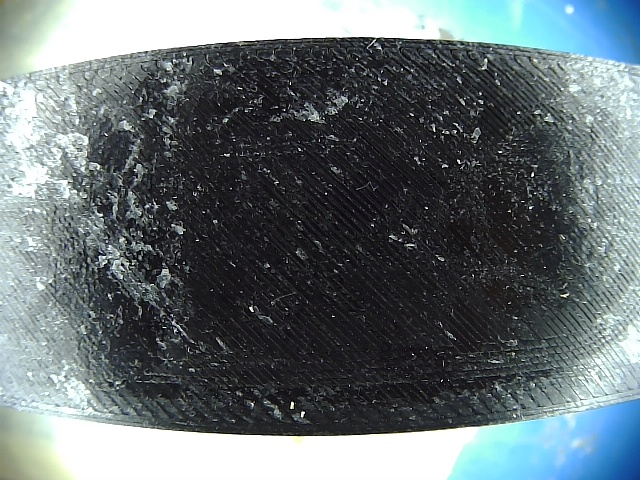
#> input picture MVImages/c_20250521_122611.jpg, 640 x 480 px
$ python -i layer_dimension.py   (imports and definitions only)
#> lines starting #> are read from the running program, lines starting #| are printed output that depends on the picture; after the words box and inside, x2 and y2 are one past the last pixel; in counts of white or black regions, pixels touching at a corner belong together
#> further down, picture is the input picture: shape (480, 640, 3); mean B, G, R 116.6, 113.3, 102.8
import cv2
import numpy as np
import os
import csv
from datetime import datetime

# Constants
IMAGE_DIR = "MVImages"
CSV_FILE = os.path.join(IMAGE_DIR, "measurement_log.csv")
PIXELS_PER_MM = 11.5# Calibration factor (can be improved with known object)

# Ensure image directory exists
# [7 lines not run here, left out]

def get_timestamp():
    return datetime.now().strftime("%Y%m%d_%H%M%S")

# [10 lines left out: function log_measurements_to_csv, not called in this run]

def preprocess_image(image):
    gray = cv2.cvtColor(image, cv2.COLOR_BGR2GRAY)
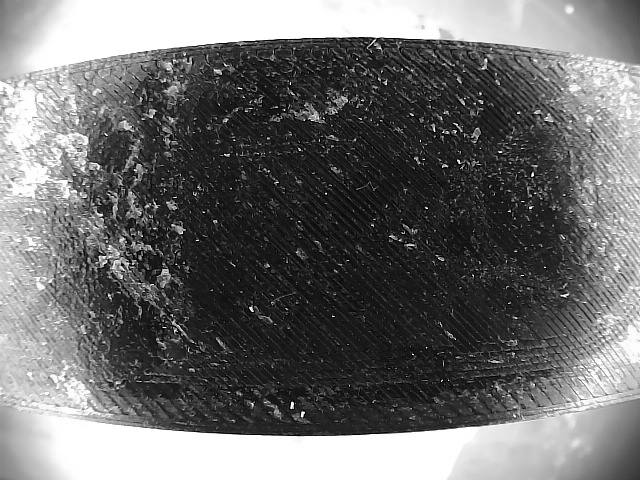
#> gray: shape (480, 640); min 0, max 255, mean 110.5
    blurred = cv2.GaussianBlur(gray, (5, 5), 0)
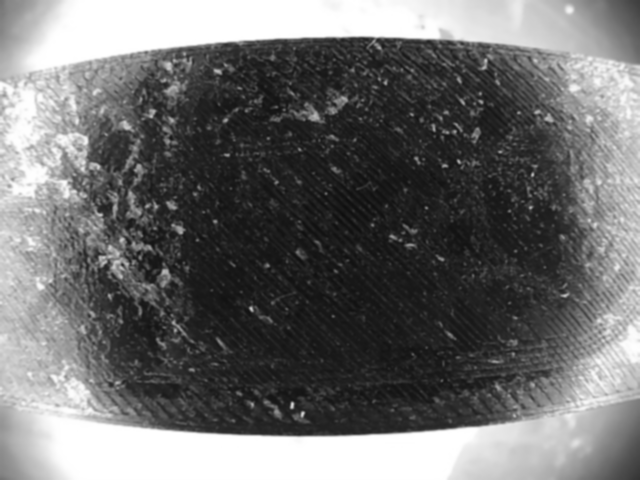
#> blurred: shape (480, 640); min 14, max 255, mean 110.5

    edges = cv2.Canny(blurred, 50, 150)
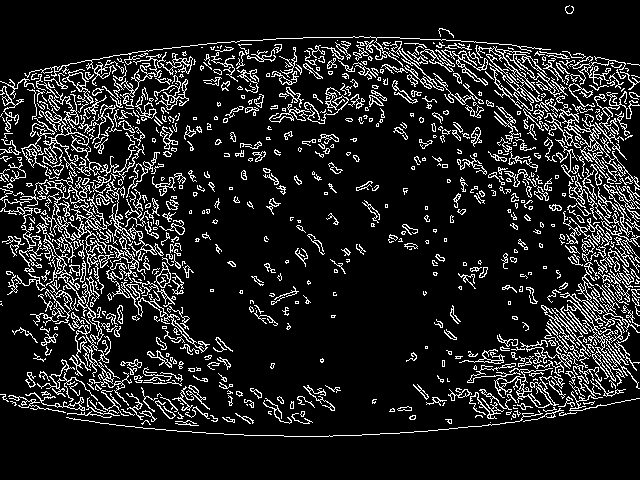
#> edges: shape (480, 640); 13% white in thin lines or dots
    kernel = np.ones((3, 3), np.uint8)
    closed = cv2.morphologyEx(edges, cv2.MORPH_CLOSE, kernel, iterations=2)
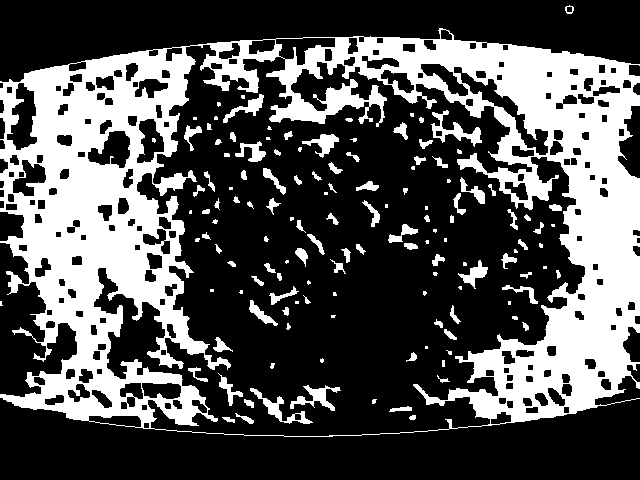
#> closed: shape (480, 640); 32.4% white; 137 white regions (44 under 20 px)
    return closed

def measure_object(image):
    processed = preprocess_image(image)
    contours, _ = cv2.findContours(processed, cv2.RETR_EXTERNAL, cv2.CHAIN_APPROX_SIMPLE)
#> contours = 3 contours, 1 with area under 20; largest, box (x1, y1, x2, y2) and area: (0, 28, 640, 437) 230074, (565, 5, 574, 14) 50

    contours = [cnt for cnt in contours if cv2.contourArea(cnt) > 500]
#> contours = 1 contour; box (x1, y1, x2, y2) and area: (0, 28, 640, 437) 230074
    if not contours:
        print("No significant contours found.")
        return None, None, None

    largest = max(contours, key=cv2.contourArea)
#> largest = contour of 874 points, box (x1, y1, x2, y2) (0, 28, 640, 437), area 230074
    x, y, w, h = cv2.boundingRect(largest)
#> x = 0; y = 28; w = 640; h = 409
    return w / PIXELS_PER_MM, h / PIXELS_PER_MM, (x, y, w, h)

# [61 lines left out: functions annotate_and_save, process_image, main, not called in this run]

# [2 lines not run here, left out]

>>> import cv2
>>> picture = cv2.imread('MVImages/c_20250521_122611.jpg')
>>> result = measure_object(picture)
#> result = (55.65, 35.57, (0, 28, 640, 409))
